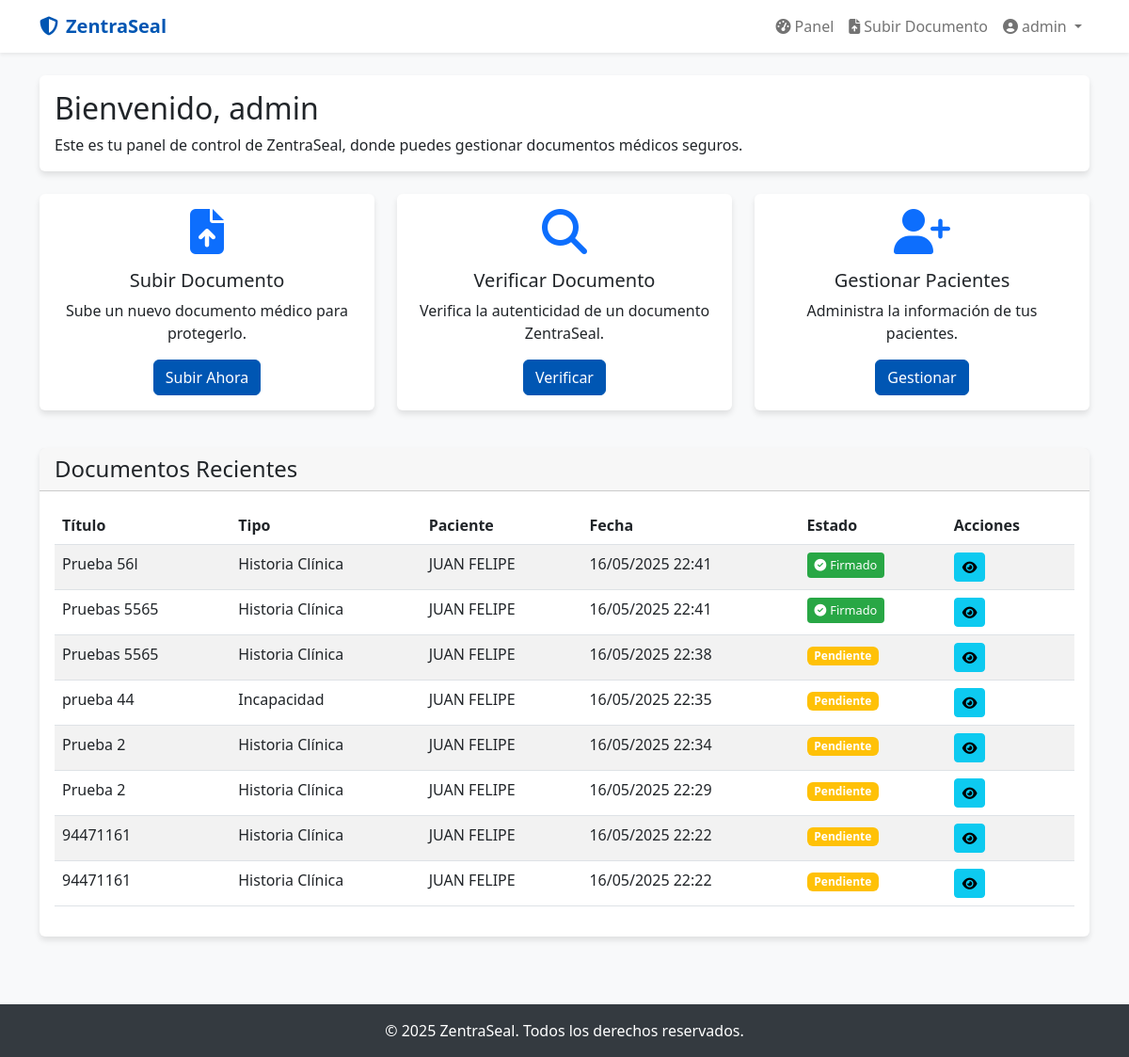
Page /accounts/dashboard/ (signed in) on the earlier database version.
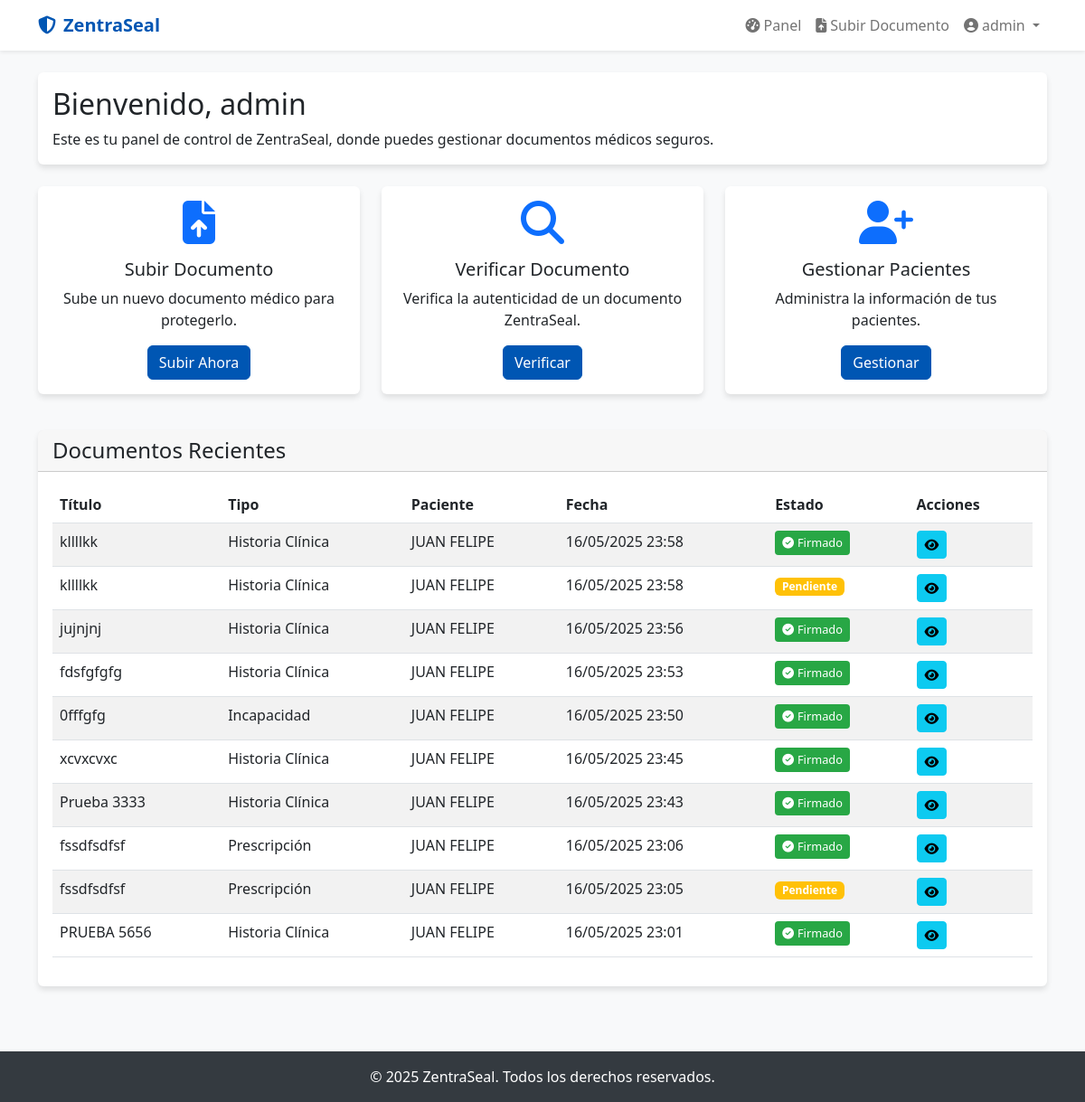
Same page on the later database version.
### documents/models.py (models this page shows, shortened)
class Document(models.Model):
    DOCUMENT_TYPES = (
        ('medical_history', 'Historia Clínica'),
        ('disability', 'Incapacidad'),
        ('prescription', 'Prescripción'),
        ('other', 'Otro'),
    )
    title = models.CharField(max_length=200)
    document_type = models.CharField(max_length=20, choices=DOCUMENT_TYPES)
    file = models.FileField(upload_to=get_file_path)
    secure_file = models.FileField(upload_to='secured/', null=True, blank=True)
    patient = models.ForeignKey(Patient, on_delete=models.CASCADE, related_name='documents')
    created_by = models.ForeignKey(settings.AUTH_USER_MODEL, on_delete=models.SET_NULL, null=True)
    created_at = models.DateTimeField(auto_now_add=True)
    updated_at = models.DateTimeField(auto_now=True)
    document_hash = models.CharField(max_length=64, unique=True, blank=True, null=True)
    verification_code = models.CharField(max_length=10, unique=True, blank=True, null=True)
    is_signed = models.BooleanField(default=False)

class Patient(models.Model):
    name = models.CharField(max_length=100)
    identification = models.CharField(max_length=20, unique=True)
    date_of_birth = models.DateField()
    email = models.EmailField(blank=True, null=True)
    phone = models.CharField(max_length=15, blank=True, null=True)

### accounts/views.py (the view)
# urls.py: path('dashboard/', views.dashboard_view, name='dashboard'),
@login_required
def dashboard_view(request):
    from documents.models import Document
    documents = Document.objects.filter(created_by=request.user).order_by('-created_at')[:10]
    return render(request, 'accounts/dashboard.html', {'documents': documents})

### templates/accounts/dashboard.html (shortened to what this page needs)
{% extends 'base.html' %}
{% block content %}
<div class="row mb-4">
    <div class="col-12">
        <div class="card">
            <div class="card-body">
                <h2 class="card-title">Bienvenido, {{ user.username }}</h2>
                <p class="card-text">Este es tu panel de control de ZentraSeal, donde puedes gestionar documentos médicos seguros.</p>
            </div>
        </div>
    </div>
</div>
<div class="row mb-4">
    <div class="col-md-4 mb-3">
        <div class="card h-100 text-center">
            <div class="card-body">
                <i class="fas fa-file-upload fa-3x mb-3 text-primary"></i>
                <h5 class="card-title">Subir Documento</h5>
                <p class="card-text">Sube un nuevo documento médico para protegerlo.</p>
                <a href="{% url 'upload_document' %}" class="btn btn-primary">Subir Ahora</a>
            </div>
        </div>
    </div>
    <div class="col-md-4 mb-3">
        <div class="card h-100 text-center">
            <div class="card-body">
                <i class="fas fa-search fa-3x mb-3 text-primary"></i>
                <h5 class="card-title">Verificar Documento</h5>
                <p class="card-text">Verifica la autenticidad de un documento ZentraSeal.</p>
                <a href="{% url 'verify_document' %}" class="btn btn-primary">Verificar</a>
            </div>
        </div>
    </div>
    <div class="col-md-4 mb-3">
        <div class="card h-100 text-center">
            <div class="card-body">
                <i class="fas fa-user-plus fa-3x mb-3 text-primary"></i>
                <h5 class="card-title">Gestionar Pacientes</h5>
                <p class="card-text">Administra la información de tus pacientes.</p>
                <a href="#" class="btn btn-primary">Gestionar</a>
            </div>
        </div>
    </div>
</div>
<div class="row">
    <div class="col-12">
        <div class="card">
            <div class="card-header">
                <h4 class="mb-0">Documentos Recientes</h4>
            </div>
            <div class="card-body">
                <div class="table-responsive">
                    <table class="table table-striped">
                        <thead>
                            <tr>
                                <th>Título</th>
                                <th>Tipo</th>
                                <th>Paciente</th>
                                <th>Fecha</th>
                                <th>Estado</th>
                                <th>Acciones</th>
                            </tr>
                        </thead>
                        <tbody>
                            {% for document in documents %}
                            <tr>
                                <td>{{ document.title }}</td>
                                <td>{{ document.get_document_type_display }}</td>
                                <td>{{ document.patient.name }}</td>
                                <td>{{ document.created_at|date:"d/m/Y H:i" }}</td>
                                <td>
                                    {% if document.is_signed %}
                                    <span class="verification-badge"><i class="fas fa-check-circle me-1"></i>Firmado</span>
                                    {% else %}
                                    <span class="badge bg-warning">Pendiente</span>
                                    {% endif %}
                                </td>
                                <td>
                                    <a href="{% url 'document_detail' document.pk %}" class="btn btn-sm btn-info">
                                        <i class="fas fa-eye"></i>
                                    </a>
                                </td>
                            </tr>
                            {% empty %}
                            <tr>
                                <td colspan="6" class="text-center">No hay documentos disponibles</td>
                            </tr>
                            {% endfor %}
                        </tbody>
                    </table>
                </div>
            </div>
        </div>
    </div>
</div>
{% endblock %}

Differences in the rows shown:
no longer on this page (row unchanged): Document: title "Prueba 56l", document_type "Historia Clínica", patient.name "JUAN FELIPE", created_at "16/05/2025 22:41", is_signed True (drawn)
no longer on this page (row unchanged): Document: title "Pruebas 5565", document_type "Historia Clínica", patient.name "JUAN FELIPE", created_at "16/05/2025 22:41", is_signed True (drawn)
no longer on this page (row unchanged): Document: title "Pruebas 5565", document_type "Historia Clínica", patient.name "JUAN FELIPE", created_at "16/05/2025 22:38", is_signed "Pendiente"
no longer on this page (row unchanged): Document: title "prueba 44", document_type "Incapacidad", patient.name "JUAN FELIPE", created_at "16/05/2025 22:35", is_signed "Pendiente"
no longer on this page (row unchanged): Document: title "Prueba 2", document_type "Historia Clínica", patient.name "JUAN FELIPE", created_at "16/05/2025 22:34", is_signed "Pendiente"
no longer on this page (row unchanged): Document: title "Prueba 2", document_type "Historia Clínica", patient.name "JUAN FELIPE", created_at "16/05/2025 22:29", is_signed "Pendiente"
no longer on this page (row unchanged): Document: title "94471161", document_type "Historia Clínica", patient.name "JUAN FELIPE", created_at "16/05/2025 22:22", is_signed "Pendiente"
no longer on this page (row unchanged): Document: title "94471161", document_type "Historia Clínica", patient.name "JUAN FELIPE", created_at "16/05/2025 22:22", is_signed "Pendiente"
added Document: title "kllllkk", document_type "Historia Clínica", patient.name "JUAN FELIPE", created_at "16/05/2025 23:58", is_signed True (drawn)
added Document: title "kllllkk", document_type "Historia Clínica", patient.name "JUAN FELIPE", created_at "16/05/2025 23:58", is_signed "Pendiente"
added Document: title "jujnjnj", document_type "Historia Clínica", patient.name "JUAN FELIPE", created_at "16/05/2025 23:56", is_signed True (drawn)
added Document: title "fdsfgfgfg", document_type "Historia Clínica", patient.name "JUAN FELIPE", created_at "16/05/2025 23:53", is_signed True (drawn)
added Document: title "0fffgfg", document_type "Incapacidad", patient.name "JUAN FELIPE", created_at "16/05/2025 23:50", is_signed True (drawn)
added Document: title "xcvxcvxc", document_type "Historia Clínica", patient.name "JUAN FELIPE", created_at "16/05/2025 23:45", is_signed True (drawn)
added Document: title "Prueba 3333", document_type "Historia Clínica", patient.name "JUAN FELIPE", created_at "16/05/2025 23:43", is_signed True (drawn)
added Document: title "fssdfsdfsf", document_type "Prescripción", patient.name "JUAN FELIPE", created_at "16/05/2025 23:06", is_signed True (drawn)
added Document: title "fssdfsdfsf", document_type "Prescripción", patient.name "JUAN FELIPE", created_at "16/05/2025 23:05", is_signed "Pendiente"
added Document: title "PRUEBA 5656", document_type "Historia Clínica", patient.name "JUAN FELIPE", created_at "16/05/2025 23:01", is_signed True (drawn)
